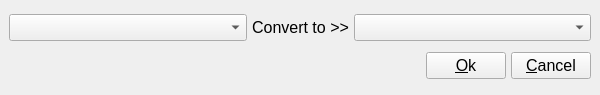
<?xml version="1.0" encoding="UTF-8"?>
<ui version="4.0">
 <class>Converter</class>
 <widget class="QMainWindow" name="Converter">
  <property name="windowModality">
   <enum>Qt::WindowModal</enum>
  </property>
  <property name="geometry">
   <rect>
    <x>0</x>
    <y>0</y>
    <width>600</width>
    <height>95</height>
   </rect>
  </property>
  <property name="minimumSize">
   <size>
    <width>500</width>
    <height>95</height>
   </size>
  </property>
  <property name="maximumSize">
   <size>
    <width>800</width>
    <height>95</height>
   </size>
  </property>
  <property name="font">
   <font>
    <family>Arial</family>
    <pointsize>12</pointsize>
   </font>
  </property>
  <property name="windowTitle">
   <string>MainWindow</string>
  </property>
  <widget class="QWidget" name="centralwidget">
   <layout class="QVBoxLayout" name="verticalLayout">
    <item>
     <layout class="QHBoxLayout" name="hl_convert_options_layout" stretch="1,0,1">
      <property name="spacing">
       <number>5</number>
      </property>
      <item>
       <widget class="QComboBox" name="cb_old_values">
        <property name="toolTip">
         <string>Old value.</string>
        </property>
        <property name="statusTip">
         <string>Old value.</string>
        </property>
        <property name="whatsThis">
         <string>Old value.</string>
        </property>
        <property name="currentText">
         <string/>
        </property>
        <property name="insertPolicy">
         <enum>QComboBox::InsertAlphabetically</enum>
        </property>
       </widget>
      </item>
      <item>
       <widget class="QLabel" name="lbl_to">
        <property name="text">
         <string>Convert to &gt;&gt;</string>
        </property>
        <property name="alignment">
         <set>Qt::AlignCenter</set>
        </property>
       </widget>
      </item>
      <item>
       <widget class="QComboBox" name="cb_new_values">
        <property name="toolTip">
         <string>New value.</string>
        </property>
        <property name="statusTip">
         <string>New value.</string>
        </property>
        <property name="whatsThis">
         <string>New value.</string>
        </property>
        <property name="insertPolicy">
         <enum>QComboBox::InsertAlphabetically</enum>
        </property>
       </widget>
      </item>
     </layout>
    </item>
    <item>
     <layout class="QHBoxLayout" name="hl_buttons" stretch="1,0,0">
      <property name="spacing">
       <number>5</number>
      </property>
      <item>
       <spacer name="horizontalSpacer">
        <property name="orientation">
         <enum>Qt::Horizontal</enum>
        </property>
        <property name="sizeHint" stdset="0">
         <size>
          <width>40</width>
          <height>20</height>
         </size>
        </property>
       </spacer>
      </item>
      <item>
       <widget class="QPushButton" name="btn_ok">
        <property name="text">
         <string>&amp;Ok</string>
        </property>
        <property name="shortcut">
         <string>Alt+O</string>
        </property>
       </widget>
      </item>
      <item>
       <widget class="QPushButton" name="btn_cancel">
        <property name="text">
         <string>&amp;Cancel</string>
        </property>
        <property name="shortcut">
         <string>Esc</string>
        </property>
       </widget>
      </item>
     </layout>
    </item>
   </layout>
  </widget>
 </widget>
 <resources/>
 <connections/>
</ui>
